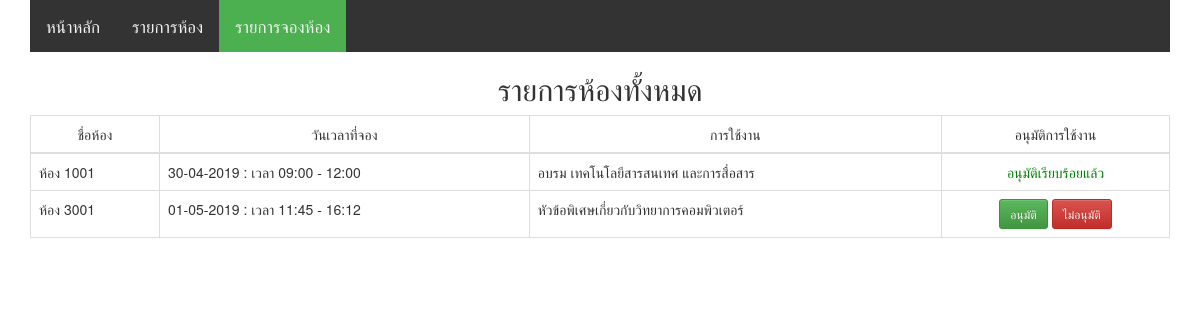
Page /admin_nroom.php (signed in) on the committed database.
### tables this page shows
CREATE TABLE `tb_booking` (
  `id` int(11) NOT NULL,
  `room_id` int(11) NOT NULL,
  `sdate` date NOT NULL,
  `start_time` varchar(5) NOT NULL,
  `end_time` varchar(5) NOT NULL,
  `title` varchar(50) NOT NULL,
  `approve` int(1) NOT NULL DEFAULT '0'
);

CREATE TABLE `tb_room` (
  `id` int(11) NOT NULL,
  `name` varchar(30) NOT NULL,
  `seats` int(5) NOT NULL
);

### admin_nroom.php (the view, shortened to what this page needs)
<?php
include("config.php");
$sql = "SELECT * FROM tb_booking b,tb_room r where b.room_id = r.id order by b.sdate";
$result = $conn->query($sql);
?>
<!DOCTYPE html>
<html>
<head>
<link rel="stylesheet" href="https://stackpath.bootstrapcdn.com/bootstrap/3.4.1/css/bootstrap.min.css">
<link rel="stylesheet" href="https://stackpath.bootstrapcdn.com/bootstrap/3.4.1/css/bootstrap-theme.min.css">
<script src="https://stackpath.bootstrapcdn.com/bootstrap/3.4.1/js/bootstrap.min.js"></script></head>
<body>
  <div class="container">
  <div class="row">
    <div class="col-md-12">
<link rel="stylesheet" href="https://cdnjs.cloudflare.com/ajax/libs/font-awesome/4.7.0/css/font-awesome.min.css">
<div class="topnav" id="myTopnav">
  <a href="admin_page.php">หน้าหลัก</a>
  <a href="admin_listroom.php">รายการห้อง</a>
  <a href="admin_nroom.php" class="active">รายการจองห้อง</a>
</div>
      <h2 class="text-center">รายการห้องทั้งหมด</h2>
      <table class="table table-bordered">
        <thead>
          <tr>
            <td class="text-center">ชื่อห้อง</td>
            <td class="text-center">วันเวลาที่จอง</td>
            <td class="text-center">การใช้งาน</td>
            <td class="text-center">อนุมัติการใช้งาน</td>
          </tr>
        </thead>
        <tbody>
      <?php while($row = $result->fetch_assoc()) { ?>
        <tr>
          <td><?php echo $row["name"]; ?></td>
          <td><?php echo date("d-m-Y", strtotime($row["sdate"])); ?> : เวลา <?php echo $row["start_time"]; ?> - <?php echo $row["end_time"]; ?></td>
          <td><?php echo $row["title"]; ?></td>
          <td class="text-center">
            <?php if($row["approve"] == 0) {?> <a href="?approve=yes&id=<?php echo $row['id']; ?>" class="btn btn-sm btn-success">อนุมัติ</a> <?php } ?>
            <?php if($row["approve"] == 0) {?> <a href="?approve=no&id=<?php echo $row['id']; ?>" class="btn btn-sm btn-danger">ไม่อนุมัติ</a> <?php } ?>
            <?php if($row["approve"] == 1) {?> <span style="color:green;">อนุมัติเรียบร้อยแล้ว</span> <?php } ?>
          </td>
        </tr>
      <?php } ?>
    </tbody>
      </table>
    </div>
</div>
</div>
</body>
</html>

### admin_nroom.php (style rules this page uses)
.topnav { background-color: #333; overflow: hidden; }
.topnav a { float: left; display: block; color: #f2f2f2; text-align: center; padding: 14px 16px; text-decoration: none; font-size: 17px; }
.active { background-color: #4CAF50; color: white; }

### rows in the picture
tb_booking: room.name "ห้อง 1001", sdate "30-04-2019", start_time "09:00", end_time "12:00", title "อบรม เทคโนโลยีสารสนเทศ และการสื่อสาร", approve "อนุมัติเรียบร้อยแล้ว"
tb_booking: room.name "ห้อง 3001", sdate "01-05-2019", start_time "11:45", end_time "16:12", title "หัวข้อพิเศษเกี่ยวกับวิทยาการคอมพิวเตอร์"
